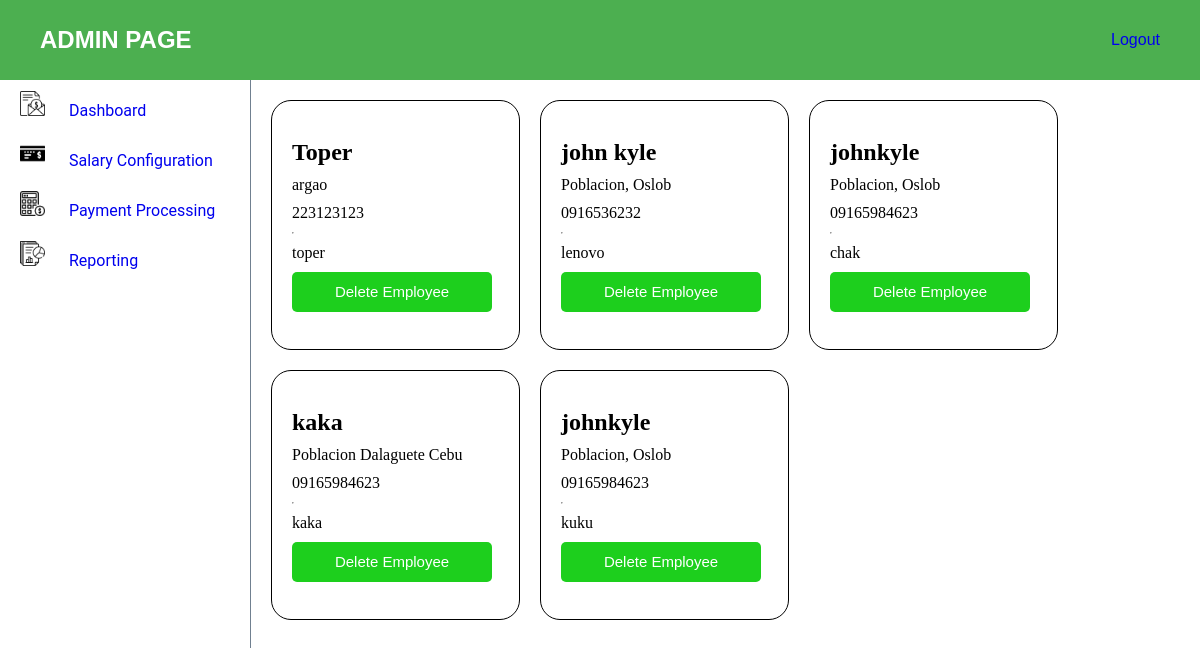
The app's page /admin-dashboard with its own data.
### myapp/models.py (models this page shows, shortened)
class Employee(AbstractUser):
    name = models.CharField(max_length=255)
    email = models.EmailField()
    contact = models.CharField(max_length=15)
    address = models.TextField()
    username = models.CharField(max_length=255, unique=True)
    password = models.CharField(max_length=128)
    groups = models.ManyToManyField('auth.Group', related_name='employee_groups', blank=True)
    user_permissions = models.ManyToManyField('auth.Permission', related_name='employee_permissions', blank=True)

### myapp/views.py (the view)
# urls.py: path("admin-dashboard", views.admin_view, name="admin_view"),
def admin_view(request):
    employees = Employee.objects.all()
    return render(request, 'admin-view/admin.html', {
        'employees' : employees
    })

### myapp/templates/admin-view/admin.html (shortened to what this page needs)
{% load static %}
<!DOCTYPE html>
<html lang="en">
<head>
    <link rel="stylesheet" href="{% static 'css/navbar.css' %}">
    <link rel="stylesheet" href="{% static 'css/dashboard.css' %}">
    <link rel="stylesheet" href="{% static 'css/admin.css' %}">
    <link rel="stylesheet" href="{% static 'css/admin-dashboard.css' %}">
</head>
<body>
    <div class="admin-header">
        <h2>ADMIN PAGE</h2>
        <a href="{% url 'user_login' %}">Logout</a>
    </div>
    <div class="page-content">
        <aside class="aside-content">
            <ul class="aside-nav">
                <li class="aside-nav-items"><a href="{% url 'admin_view' %}">
                    <img class="sidenav-logo" src="{% static 'images/salary.png' %}" alt="logo">
                    Dashboard
                </a></li>
                <li class="aside-nav-items"><a href="{% url 'salary_config' %}">
                    <img class="sidenav-logo" src="{% static 'images/bank-check.png' %}" alt="logo">
                    Salary Configuration
                </a></li>
                <li class="aside-nav-items"><a href="{% url 'payment_proc' %}">
                    <img class="sidenav-logo" src="{% static 'images/calculator.png' %}" alt="logo">
                    Payment Processing
                </a></li>
                <li class="aside-nav-items"><a href="{% url 'reporting' %}">
                    <img class="sidenav-logo" src="{% static 'images/report.png' %}" alt="logo">
                    Reporting
                </a></li>
            </ul>
        </aside>
        <section class="admin-content">
            <div class="card-container">
                {% for employee in employees %}
                    <div class="card-content">
                        <h1>{{ employee.name }}</h1>
                        <p>{{ employee.address }}</p>
                        <p>{{ employee.contact }}</p>
                        <hr>
                        <p>{{ employee.username }}</p>
                        <a href="{% url 'delete_employee' username=employee.username %}"><button>Delete Employee</button></a>
                    </div>
                {% endfor %}
            </div>
        </section>
    </div>
</body>
</html>

### myapp/static/css/navbar.css (style rules this page uses)
* { box-sizing: border-box; padding: 0; margin: 0; }
.page-content { height: calc(100vh - 160px); width: 100vw; display: flex; flex-direction: row; }
.aside-content { height: calc(100vh - 80px); width: 250px; }
.aside-nav { display: flex; flex-direction: column; }
.aside-nav-items { list-style-type: none; width: 250px; height: 50px; display: flex; justify-content: flex-start; align-items: center; font-family: 'Roboto', sans-serif; color: black; align-self: flex-start; margin-left: 20px; }
.sidenav-logo { height: 25px; width: 25px; margin-right: 20px; }
a { text-decoration: none; }

### myapp/static/css/admin.css (style rules this page uses)
* { box-sizing: border-box; padding: 0; margin: 0; }
.admin-header { height: 80px; width: 100vw; background-color: #4CAF50; display: flex; justify-content: space-between; align-items: center; padding: 0 40px 0 40px; font-family: 'Popppins', sans-serif; color: white; }
.admin-content { height: calc(100vh - 80px); width: calc(100vw - 250px); border-left: solid 1px; border-color: slategray; overflow-y: auto; scrollbar-width: thin; scrollbar-color: #ccc #f0f0f0; }

### myapp/static/css/admin-dashboard.css (style rules this page uses)
* { box-sizing: border-box; margin: 0; padding: 0; }
.card-container { display: flex; flex-wrap: wrap; padding: 20px; gap: 20px; }
.card-content { height: 250px; width: 249px; border: solid black 1px; border-radius: 20px; display: flex; flex-direction: column; justify-content: center; align-items: flex-start; padding: 20px; gap: 10px; }
.card-content button { height: 40px; width: 200px; background-color: rgb(29, 207, 29); border-radius: 5px; color: white; border: none; cursor: pointer; font-size: 15px; }

### records on screen
Employee: name "Toper", address "argao", contact "223123123", username "toper"
Employee: name "john kyle", address "Poblacion, Oslob", contact "0916536232", username "lenovo"
Employee: name "johnkyle", address "Poblacion, Oslob", contact "09165984623", username "chak"
Employee: name "kaka", address "Poblacion Dalaguete Cebu", contact "09165984623", username "kaka"
Employee: name "johnkyle", address "Poblacion, Oslob", contact "09165984623", username "kuku"
